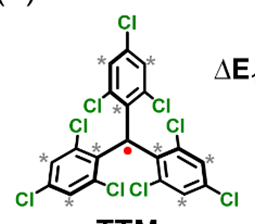
#> input picture output/chem_pdf/antiaromaticity-relief-mediated-intramolecular/crops/antiaromaticity-relief-mediated-intramolecular_p002_img01_c01.png, 255 x 224 px
$ python -i extract_chemical_structure_candidates.py   (imports and definitions only)
#> lines starting #> are read from the running program, lines starting #| are printed output that depends on the picture; after the words box and inside, x2 and y2 are one past the last pixel; in counts of white or black regions, pixels touching at a corner belong together
#!/usr/bin/env python3
"""Extract likely chemical-structure image crops from scientific PDFs.

This is step 1 of a PDF -> structure-image -> SMILES workflow.  It does not
perform optical chemical structure recognition.  It creates candidate crops
that can later be passed to DECIMER, MolScribe, OSRA, or another OCSR engine.
"""

from __future__ import annotations

import argparse
import json
import math
import re
import shutil
import subprocess
import tempfile
from dataclasses import dataclass
from pathlib import Path
from typing import Iterable

import cv2
import numpy as np
from PIL import Image, ImageDraw


PDFIMAGES = shutil.which("pdfimages")
PDFINFO = shutil.which("pdfinfo")
PDFTOPPM = shutil.which("pdftoppm")


@dataclass(frozen=True)
class Candidate:
    bbox: tuple[int, int, int, int]
    score: float
    features: dict[str, float]


# [4 lines left out: function slugify, not called in this run]


def run(cmd: list[str]) -> None:
    subprocess.run(cmd, check=True, stdout=subprocess.PIPE, stderr=subprocess.PIPE)


# [40 lines left out: functions page_count, extract_pdf_images, render_pdf_pages, parse_page_from_name, not called in this run]


def load_rgb(path: Path) -> np.ndarray:
    image = Image.open(path).convert("RGB")
    return np.asarray(image)


def ink_mask(rgb: np.ndarray) -> np.ndarray:
    gray = cv2.cvtColor(rgb, cv2.COLOR_RGB2GRAY)
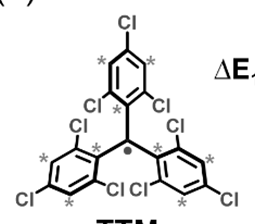
#> gray: shape (224, 255); min 0, max 255, mean 236.9
    hsv = cv2.cvtColor(rgb, cv2.COLOR_RGB2HSV)
#> hsv: shape (224, 255, 3); mean H, S, V 2.1, 4.2, 238
    saturation = hsv[:, :, 1]
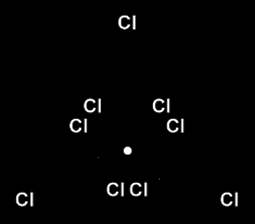
#> saturation: shape (224, 255); min 0, max 255, mean 4.2
    value = hsv[:, :, 2]

    dark_or_colored = (gray < 242) | ((saturation > 35) & (value < 250))
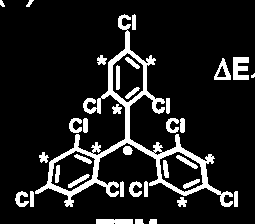
#> dark_or_colored: shape (224, 255) bool; 12% white; 35 white regions (1 under 20 px), largest, box (x1, y1, x2, y2) and area: (35, 14, 233, 207) 4028, (233, 57, 249, 80) 286, (96, 219, 133, 224) 183
    mask = dark_or_colored.astype(np.uint8) * 255

    mask = cv2.medianBlur(mask, 3)
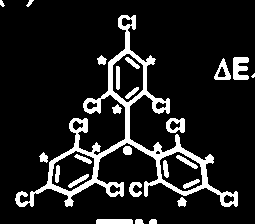
#> mask: shape (224, 255); 12.1% white; 25 white regions (1 under 20 px), largest, box (x1, y1, x2, y2) and area: (15, 15, 238, 207) 4753, (233, 57, 249, 80) 282, (166, 118, 185, 133) 191
    mask = cv2.morphologyEx(mask, cv2.MORPH_OPEN, np.ones((2, 2), np.uint8))
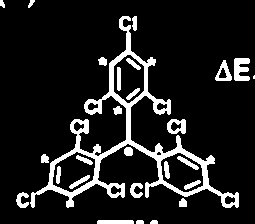
#> mask: shape (224, 255); 11.9% white; 27 white regions (1 under 20 px), largest, box (x1, y1, x2, y2) and area: (30, 16, 239, 208) 4556, (234, 58, 250, 81) 282, (167, 119, 186, 134) 191
    return mask


# [203 lines left out: functions expand_box, line_features, component_count, score_box, iou, contains and 2 more, not called in this run]


def save_crop(rgb: np.ndarray, candidate: Candidate, path: Path) -> None:
    x1, y1, x2, y2 = candidate.bbox
    Image.fromarray(rgb[y1:y2, x1:x2]).save(path)


# [232 lines left out: functions make_contact_sheet, save_decimer_segment, process_pdf_decimer, source_images, process_pdf, parse_args and 1 more, not called in this run]


# [2 lines not run here, left out]

>>> import cv2
>>> picture = cv2.cvtColor(cv2.imread('../../output/chem_pdf/antiaromaticity-relief-mediated-intramolecular/crops/antiaromaticity-relief-mediated-intramolecular_p002_img01_c01.png'), cv2.COLOR_BGR2RGB)
>>> result = ink_mask(picture)

$ run again, on output/chem_pdf/antiaromaticity-relief-mediated-intramolecular/crops/antiaromaticity-relief-mediated-intramolecular_p003_img01_c02.png
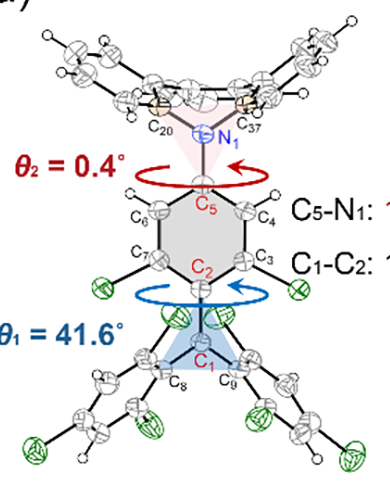
#> input picture output/chem_pdf/antiaromaticity-relief-mediated-intramolecular/crops/antiaromaticity-relief-mediated-intramolecular_p003_img01_c02.png, 390 x 490 px
#> hsv: shape (490, 390, 3); mean H, S, V 9.9, 7.6, 240.3
#> in ink_mask, `dark_or_colored = (gray < 242) | ((saturation > 35) & (value < 250))`:
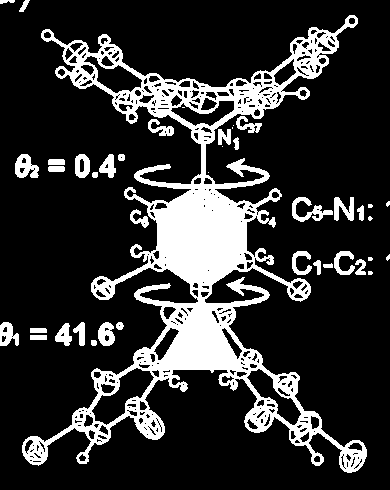
#> dark_or_colored: shape (490, 390) bool; 19.2% white; 42 white regions (11 under 20 px), largest, box (x1, y1, x2, y2) and area: (22, 15, 367, 473) 31784, (292, 197, 333, 222) 397, (15, 154, 39, 178) 369
#> in ink_mask, `mask = cv2.morphologyEx(mask, cv2.MORPH_OPEN, np.ones((2, 2), np.uint8))`:
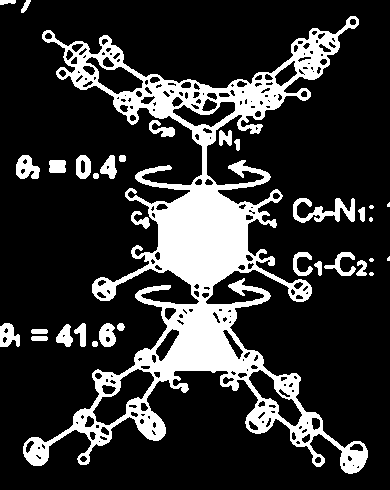
#> mask: shape (490, 390); 19.8% white; 33 white regions (6 under 20 px), largest, box (x1, y1, x2, y2) and area: (23, 16, 368, 474) 33060, (293, 198, 355, 223) 703, (16, 155, 40, 179) 378

$ run again, on output/chem_pdf/antiaromaticity-relief-mediated-intramolecular/crops/antiaromaticity-relief-mediated-intramolecular_p003_img01_c03.png
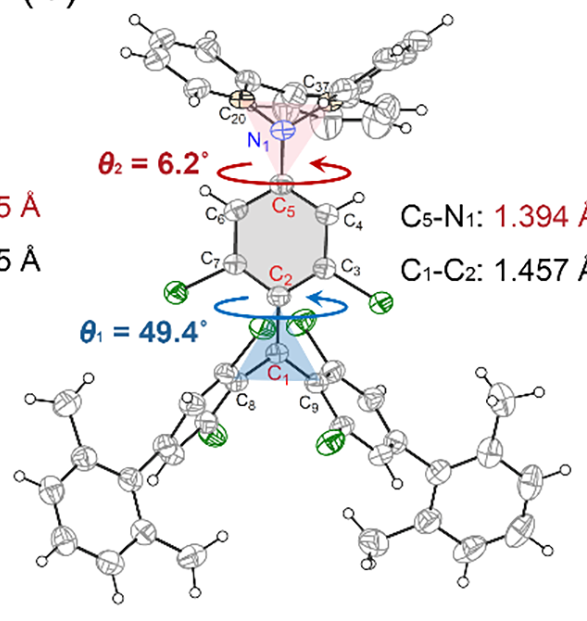
#> input picture output/chem_pdf/antiaromaticity-relief-mediated-intramolecular/crops/antiaromaticity-relief-mediated-intramolecular_p003_img01_c03.png, 587 x 621 px
#> hsv: shape (621, 587, 3); mean H, S, V 6.2, 4.6, 242.9
#> in ink_mask, `dark_or_colored = (gray < 242) | ((saturation > 35) & (value < 250))`:
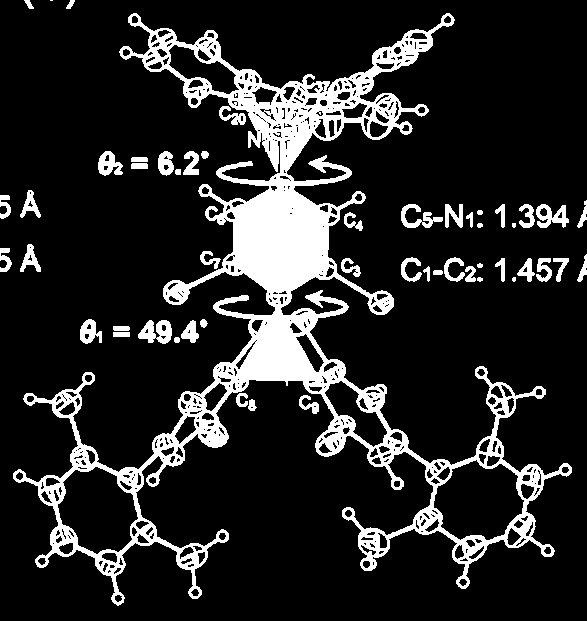
#> dark_or_colored: shape (621, 587) bool; 15.2% white; 52 white regions (3 under 20 px), largest, box (x1, y1, x2, y2) and area: (13, 13, 572, 606) 47525, (138, 320, 172, 344) 518, (536, 204, 569, 228) 439
#> in ink_mask, `mask = cv2.morphologyEx(mask, cv2.MORPH_OPEN, np.ones((2, 2), np.uint8))`:
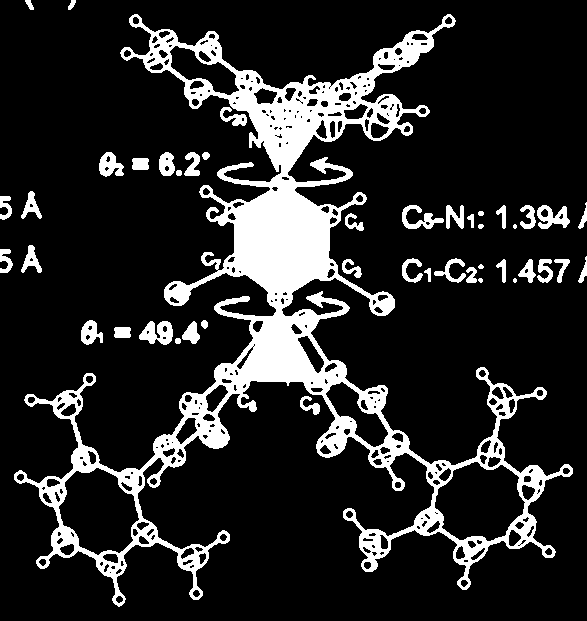
#> mask: shape (621, 587); 15.6% white; 45 white regions (3 under 20 px), largest, box (x1, y1, x2, y2) and area: (14, 14, 573, 607) 49355, (139, 321, 173, 345) 529, (537, 205, 570, 229) 446

$ run again, on output/chem_pdf/antiaromaticity-relief-mediated-intramolecular/crops/antiaromaticity-relief-mediated-intramolecular_p003_img01_c04.png
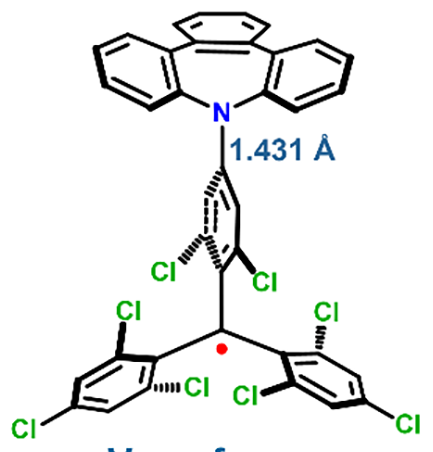
#> input picture output/chem_pdf/antiaromaticity-relief-mediated-intramolecular/crops/antiaromaticity-relief-mediated-intramolecular_p003_img01_c04.png, 433 x 452 px
#> hsv: shape (452, 433, 3); mean H, S, V 2, 3.4, 238.9
#> in ink_mask, `dark_or_colored = (gray < 242) | ((saturation > 35) & (value < 250))`:
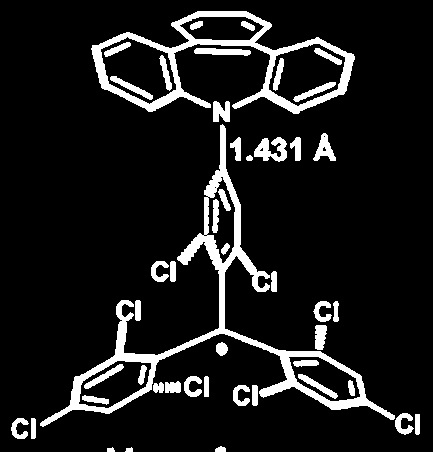
#> dark_or_colored: shape (452, 433) bool; 10.4% white; 47 white regions, largest, box (x1, y1, x2, y2) and area: (40, 124, 395, 427) 7767, (91, 11, 355, 114) 5099, (254, 137, 287, 162) 487
#> in ink_mask, `mask = cv2.morphologyEx(mask, cv2.MORPH_OPEN, np.ones((2, 2), np.uint8))`:
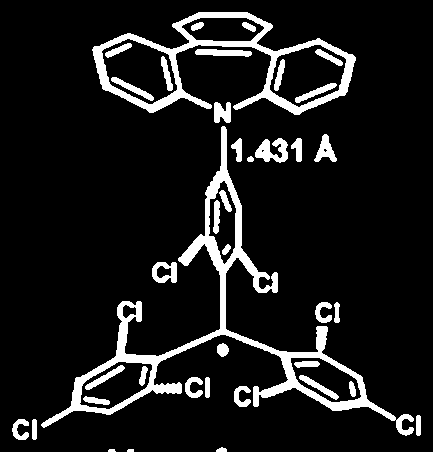
#> mask: shape (452, 433); 10.4% white; 39 white regions, largest, box (x1, y1, x2, y2) and area: (41, 126, 414, 436) 8917, (92, 12, 356, 115) 5112, (255, 138, 288, 163) 490
